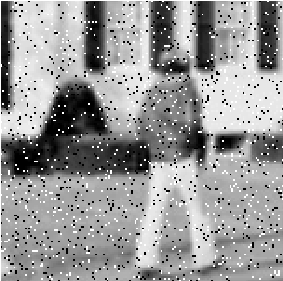
#> input picture SaltandPepper.png, 283 x 281 px
$ python 'Week2Lab03(Image Processing).py'
#> lines starting #> are read from the running program, lines starting #| are printed output that depends on the picture
import numpy as np
import matplotlib.pyplot as plt
import cv2 as cv
#Median Filter
snp_noise = cv.imread('SaltandPepper.png')
#> snp_noise is the input picture: shape (281, 283, 3); min 0, max 255, mean 151.8
gray = cv.imread('img1.png')
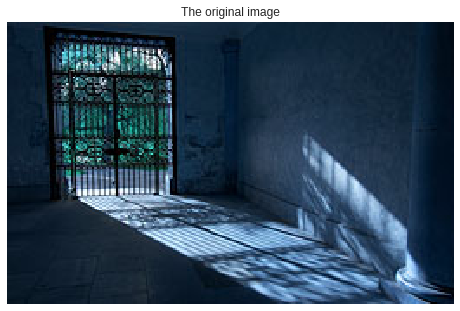
#> input picture img1.png, 460 x 311 px
#> gray is the input picture: shape (311, 460, 3); mean B, G, R 99.9, 82.2, 61.7

# [72 lines left out: functions SaltnPeppernois, MedianFilter, GausianNoise, GausianFilter, not called in this run]
# ganoise = GausianNoise(gray)
# GausianFilter(ganoise)

########################################################################################
#Intensity transformation


live = cv.imread('Skull.PNG')
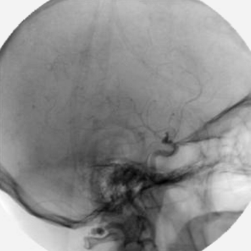
#> input picture Skull.PNG, 251 x 251 px
#> live is the input picture: shape (251, 251, 3); min 1, max 253, mean 142.7
mask = cv.imread('skullMask.PNG')
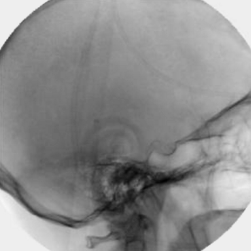
#> input picture skullMask.PNG, 251 x 251 px
#> mask is the input picture: shape (251, 251, 3); min 1, max 246, mean 141
# [12 lines left out: functions MasknLive, Difference, not called in this run]

# MasknLive()
def TengstanShadding():
    shaded = cv.imread('Tungsten.PNG')
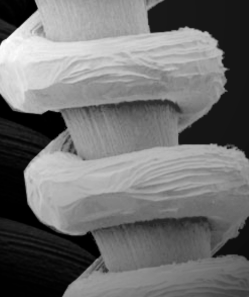
#> input picture Tungsten.PNG, 249 x 297 px
#> shaded is the input picture: shape (297, 249, 3); min 0, max 254, mean 111.7
    shading = cv.imread('shading.PNG')
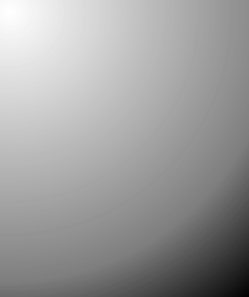
#> input picture shading.PNG, 249 x 297 px
#> shading is the input picture: shape (297, 249, 3); min 2, max 255, mean 157

    plt.figure(figsize=(10, 10))
    plt.subplot(131), plt.imshow(shaded, cmap='gray')
    plt.subplot(132), plt.imshow(shading, cmap='gray')
    plt.subplot(133), plt.imshow(np.multiply(shaded, 1 / shading), cmap='gray')
    plt.show()
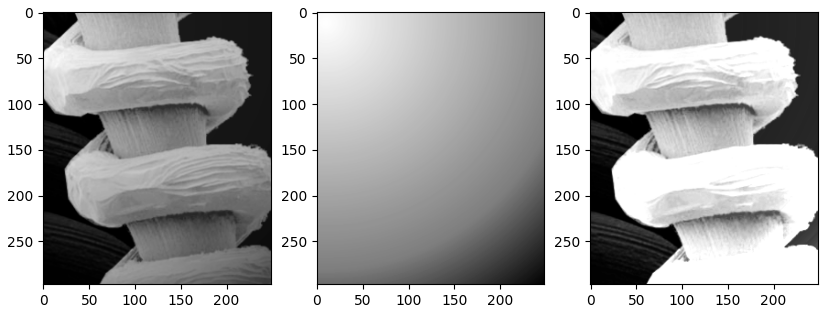
#> figure drawn by matplotlib, 3 panels

TengstanShadding()
